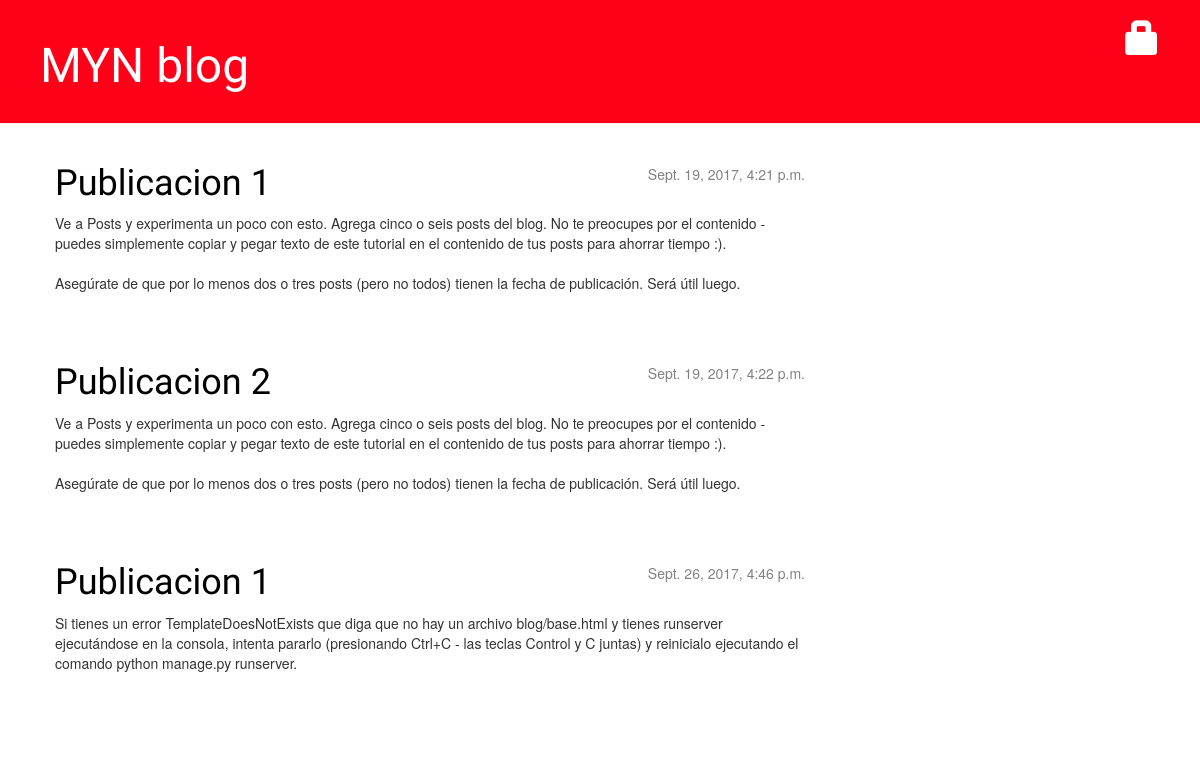
/, run on an earlier commit of the app's database.
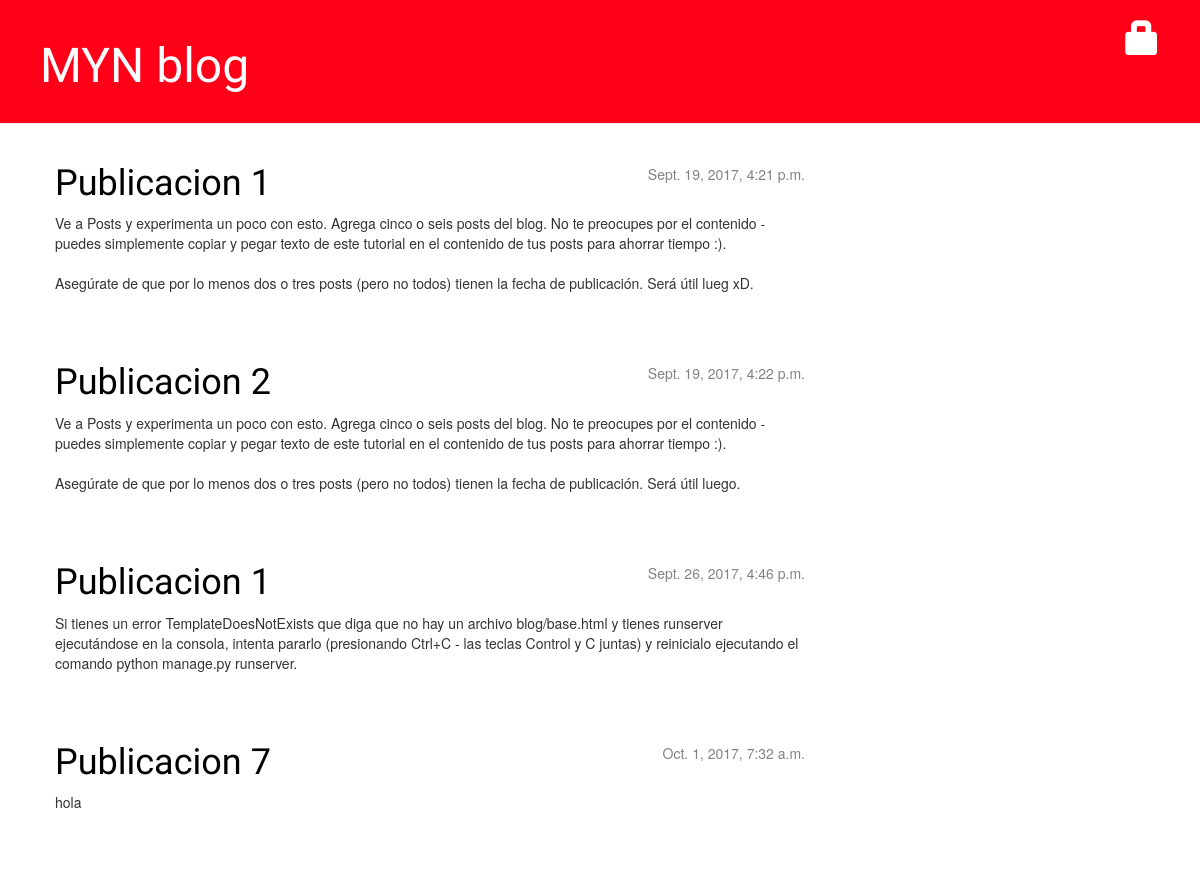
And on a later commit of the database.
### blog/models.py (models this page shows, shortened)
class Publicar(models.Model):
    autor = models.ForeignKey('auth.User')
    titulo = models.CharField(max_length=200)
    texto = models.TextField()
    fecha_creacion = models.DateTimeField(
            default=timezone.now)
    fecha_publicacion= models.DateTimeField(
            blank=True, null=True)

### blog/views.py (the view)
# urls.py: url(r'^$', views.post_list),
def post_list(request):
    posts = Publicar.objects.filter(fecha_publicacion__lte=timezone.now()).order_by('fecha_publicacion')
    return render(request, 'blog/post_list.html', {'posts': posts})

### blog/templates/blog/post_list.html
{% extends 'blog/base.html' %}
  {% block content %}
               {% for post in posts %}
                   <div class="post">
                       <div class="date">
                           {{ post.fecha_publicacion }}
                       </div>
                       <h1><a href="{% url 'post_detail' pk=post.pk %}">{{ post.titulo }}</a></h1>
                       <p>{{ post.texto|linebreaksbr }}</p>
                   </div>
               {% endfor %}
               {% endblock content%}

What changed in the data, as far as the page shows it:
changed Publicar: texto "…de publicación. Será útil luego." → "…de publicación. Será útil lueg xD."
added Publicar: fecha_publicacion "Oct. 1, 2017, 7:32 a.m.", titulo "Publicacion 7", texto "hola"
